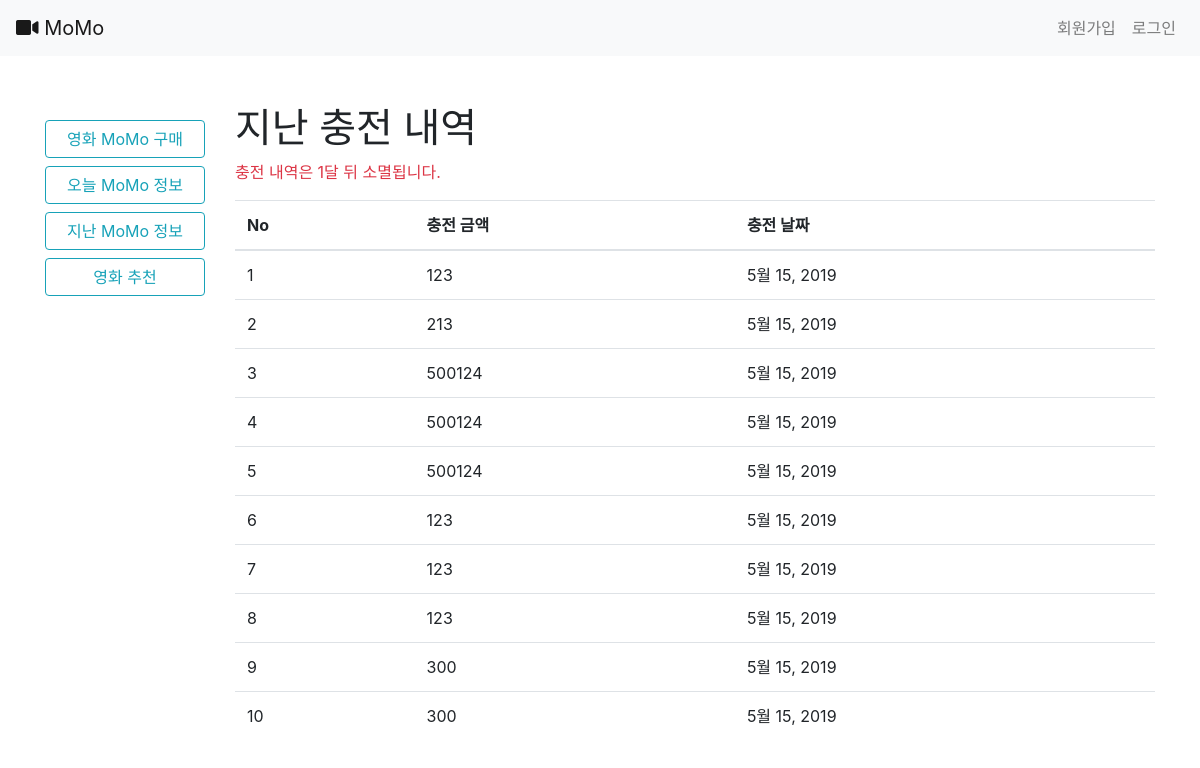
Before: /accounts/payment/2/ with the older database file.
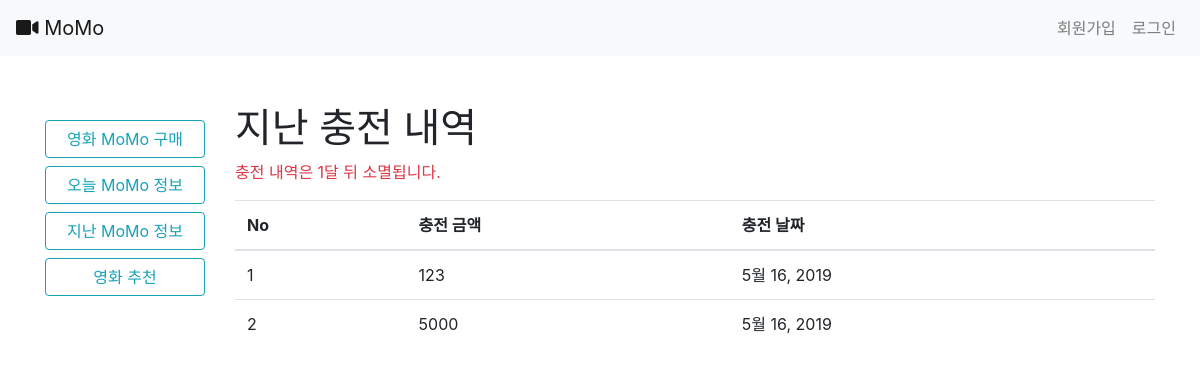
After: the same page with the newer database file.
### accounts/models.py (models this page shows, shortened)
class Money(models.Model):
    user = models.ForeignKey(settings.AUTH_USER_MODEL, on_delete = models.CASCADE)
    money = models.PositiveIntegerField(blank=False)
    status = models.TextField()
    date = models.DateField()
    check_date = models.DateField(null=True)

### accounts/views.py (the view)
# urls.py: path('payment/<int:user_id>/', views.payment, name='payment'),
def payment(request,user_id):
    user = get_object_or_404(get_user_model(), pk=user_id)
    money = Money.objects.filter(user=user,status='충전')
    context={
        'money':money
    }
    return render(request, 'accounts/payment.html', context)

### accounts/templates/accounts/payment.html (shortened to what this page needs)
{% extends 'base.html' %}
{% block body %}
<h1>지난 충전 내역</h1>
<p class="text-danger">충전 내역은 1달 뒤 소멸됩니다.</p>
<table class="table">
  <thead>
    <tr>
      <th scope="col">No</th>
      <th scope="col">충전 금액</th>
      <th scope="col">충전 날짜</th>
    </tr>
  </thead>
  <tbody>
      {% for i in money %}
    <tr>
      <td scope="row"></td>
      <td>{{ i.money }}</td>
      <td>{{ i.date }}</td>
    </tr>
    {% endfor %}
  </tbody>
</table>
{% endblock %}

Changed rows visible on the page:
no longer on this page (row edited): Money: money "123", date "5월 15, 2019"
removed Money: money "213", date "5월 15, 2019"
removed Money: money "500124", date "5월 15, 2019"
removed Money: money "500124", date "5월 15, 2019"
removed Money: money "500124", date "5월 15, 2019"
removed Money: money "123", date "5월 15, 2019"
removed Money: money "123", date "5월 15, 2019"
removed Money: money "123", date "5월 15, 2019"
removed Money: money "300", date "5월 15, 2019"
removed Money: money "300", date "5월 15, 2019"
now on this page (row edited): Money: money "123", date "5월 16, 2019"
now on this page (row edited): Money: money "5000", date "5월 16, 2019"
